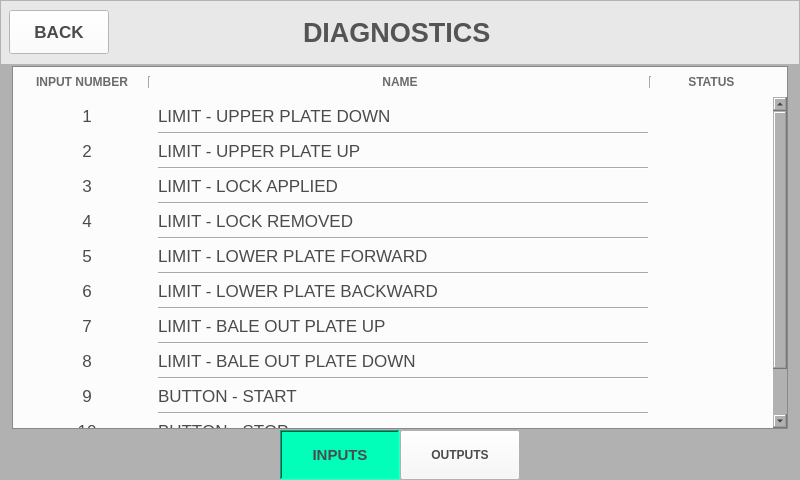
<?xml version="1.0" encoding="UTF-8"?>
<ui version="4.0">
 <class>MainWindow</class>
 <widget class="QMainWindow" name="MainWindow">
  <property name="geometry">
   <rect>
    <x>0</x>
    <y>0</y>
    <width>800</width>
    <height>480</height>
   </rect>
  </property>
  <property name="minimumSize">
   <size>
    <width>800</width>
    <height>480</height>
   </size>
  </property>
  <property name="maximumSize">
   <size>
    <width>800</width>
    <height>480</height>
   </size>
  </property>
  <property name="windowTitle">
   <string>MainWindow</string>
  </property>
  <property name="styleSheet">
   <string notr="true">background-color: rgb(177, 177, 177);</string>
  </property>
  <widget class="QWidget" name="centralwidget">
   <layout class="QVBoxLayout" name="verticalLayout">
    <property name="spacing">
     <number>1</number>
    </property>
    <property name="leftMargin">
     <number>0</number>
    </property>
    <property name="topMargin">
     <number>0</number>
    </property>
    <property name="rightMargin">
     <number>0</number>
    </property>
    <property name="bottomMargin">
     <number>0</number>
    </property>
    <item>
     <widget class="QFrame" name="top_frame">
      <property name="minimumSize">
       <size>
        <width>0</width>
        <height>65</height>
       </size>
      </property>
      <property name="maximumSize">
       <size>
        <width>16777215</width>
        <height>65</height>
       </size>
      </property>
      <property name="styleSheet">
       <string notr="true">background-color: rgb(232, 232, 232);</string>
      </property>
      <property name="frameShape">
       <enum>QFrame::StyledPanel</enum>
      </property>
      <property name="frameShadow">
       <enum>QFrame::Raised</enum>
      </property>
      <layout class="QHBoxLayout" name="horizontalLayout">
       <property name="spacing">
        <number>194</number>
       </property>
       <property name="leftMargin">
        <number>8</number>
       </property>
       <property name="topMargin">
        <number>0</number>
       </property>
       <property name="rightMargin">
        <number>0</number>
       </property>
       <property name="bottomMargin">
        <number>0</number>
       </property>
       <item>
        <widget class="QPushButton" name="btn_back">
         <property name="minimumSize">
          <size>
           <width>100</width>
           <height>44</height>
          </size>
         </property>
         <property name="maximumSize">
          <size>
           <width>100</width>
           <height>44</height>
          </size>
         </property>
         <property name="font">
          <font>
           <pointsize>13</pointsize>
           <weight>75</weight>
           <bold>true</bold>
          </font>
         </property>
         <property name="styleSheet">
          <string notr="true">background-color: rgb(255, 255, 255);
color: rgb(75, 75, 75);</string>
         </property>
         <property name="text">
          <string>BACK</string>
         </property>
         <property name="icon">
          <iconset>
           <normaloff>../Assets/Icons/back.png</normaloff>../Assets/Icons/back.png</iconset>
         </property>
         <property name="iconSize">
          <size>
           <width>30</width>
           <height>20</height>
          </size>
         </property>
        </widget>
       </item>
       <item>
        <widget class="QLabel" name="label">
         <property name="font">
          <font>
           <pointsize>20</pointsize>
           <weight>75</weight>
           <bold>true</bold>
          </font>
         </property>
         <property name="styleSheet">
          <string notr="true">color: rgb(84, 84, 84);</string>
         </property>
         <property name="text">
          <string>DIAGNOSTICS</string>
         </property>
        </widget>
       </item>
      </layout>
     </widget>
    </item>
    <item>
     <widget class="QFrame" name="midOuter_frame">
      <property name="frameShape">
       <enum>QFrame::NoFrame</enum>
      </property>
      <property name="frameShadow">
       <enum>QFrame::Sunken</enum>
      </property>
      <layout class="QVBoxLayout" name="verticalLayout_2">
       <property name="spacing">
        <number>10</number>
       </property>
       <property name="leftMargin">
        <number>12</number>
       </property>
       <property name="topMargin">
        <number>0</number>
       </property>
       <property name="rightMargin">
        <number>12</number>
       </property>
       <property name="bottomMargin">
        <number>0</number>
       </property>
       <item>
        <widget class="QFrame" name="frame_5">
         <property name="minimumSize">
          <size>
           <width>0</width>
           <height>20</height>
          </size>
         </property>
         <property name="frameShape">
          <enum>QFrame::StyledPanel</enum>
         </property>
         <property name="frameShadow">
          <enum>QFrame::Raised</enum>
         </property>
         <layout class="QVBoxLayout" name="verticalLayout_3">
          <property name="spacing">
           <number>0</number>
          </property>
          <property name="leftMargin">
           <number>0</number>
          </property>
          <property name="topMargin">
           <number>0</number>
          </property>
          <property name="rightMargin">
           <number>0</number>
          </property>
          <property name="bottomMargin">
           <number>0</number>
          </property>
          <item>
           <widget class="QFrame" name="frame">
            <property name="minimumSize">
             <size>
              <width>0</width>
              <height>30</height>
             </size>
            </property>
            <property name="font">
             <font>
              <weight>75</weight>
              <bold>true</bold>
             </font>
            </property>
            <property name="styleSheet">
             <string notr="true">background-color: rgb(252, 252, 252);</string>
            </property>
            <property name="frameShape">
             <enum>QFrame::NoFrame</enum>
            </property>
            <property name="frameShadow">
             <enum>QFrame::Raised</enum>
            </property>
            <layout class="QHBoxLayout" name="horizontalLayout_2">
             <item>
              <widget class="QLabel" name="label_2">
               <property name="maximumSize">
                <size>
                 <width>120</width>
                 <height>16777215</height>
                </size>
               </property>
               <property name="font">
                <font>
                 <weight>75</weight>
                 <bold>true</bold>
                </font>
               </property>
               <property name="styleSheet">
                <string notr="true">color: rgb(107, 107, 107);</string>
               </property>
               <property name="text">
                <string>INPUT NUMBER</string>
               </property>
               <property name="alignment">
                <set>Qt::AlignCenter</set>
               </property>
              </widget>
             </item>
             <item>
              <widget class="Line" name="line">
               <property name="orientation">
                <enum>Qt::Vertical</enum>
               </property>
              </widget>
             </item>
             <item>
              <widget class="QLabel" name="label_3">
               <property name="font">
                <font>
                 <weight>75</weight>
                 <bold>true</bold>
                </font>
               </property>
               <property name="styleSheet">
                <string notr="true">color: rgb(107, 107, 107);</string>
               </property>
               <property name="text">
                <string>NAME</string>
               </property>
               <property name="alignment">
                <set>Qt::AlignCenter</set>
               </property>
              </widget>
             </item>
             <item>
              <widget class="Line" name="line_2">
               <property name="orientation">
                <enum>Qt::Vertical</enum>
               </property>
              </widget>
             </item>
             <item>
              <widget class="QLabel" name="label_4">
               <property name="maximumSize">
                <size>
                 <width>120</width>
                 <height>16777215</height>
                </size>
               </property>
               <property name="font">
                <font>
                 <weight>75</weight>
                 <bold>true</bold>
                </font>
               </property>
               <property name="styleSheet">
                <string notr="true">color: rgb(107, 107, 107);</string>
               </property>
               <property name="text">
                <string>STATUS    </string>
               </property>
               <property name="alignment">
                <set>Qt::AlignCenter</set>
               </property>
              </widget>
             </item>
            </layout>
           </widget>
          </item>
          <item>
           <widget class="QScrollArea" name="scrollArea">
            <property name="font">
             <font>
              <pointsize>13</pointsize>
             </font>
            </property>
            <property name="styleSheet">
             <string notr="true">background-color: rgb(252, 252, 252);</string>
            </property>
            <property name="frameShape">
             <enum>QFrame::NoFrame</enum>
            </property>
            <property name="verticalScrollBarPolicy">
             <enum>Qt::ScrollBarAlwaysOn</enum>
            </property>
            <property name="sizeAdjustPolicy">
             <enum>QAbstractScrollArea::AdjustToContents</enum>
            </property>
            <property name="widgetResizable">
             <bool>true</bool>
            </property>
            <widget class="QWidget" name="scrollAreaWidgetContents">
             <property name="geometry">
              <rect>
               <x>0</x>
               <y>0</y>
               <width>760</width>
               <height>443</height>
              </rect>
             </property>
             <layout class="QGridLayout" name="gridLayout">
              <item row="16" column="1">
               <widget class="QLabel" name="label_28">
                <property name="font">
                 <font>
                  <pointsize>13</pointsize>
                 </font>
                </property>
                <property name="styleSheet">
                 <string notr="true">color: rgb(75, 75, 75);</string>
                </property>
                <property name="text">
                 <string>BUTTON - START</string>
                </property>
               </widget>
              </item>
              <item row="14" column="0">
               <widget class="QLabel" name="label_27">
                <property name="font">
                 <font>
                  <pointsize>13</pointsize>
                 </font>
                </property>
                <property name="styleSheet">
                 <string notr="true">color: rgb(75, 75, 75);</string>
                </property>
                <property name="text">
                 <string>8</string>
                </property>
                <property name="alignment">
                 <set>Qt::AlignCenter</set>
                </property>
               </widget>
              </item>
              <item row="20" column="1">
               <widget class="QLabel" name="label_30">
                <property name="font">
                 <font>
                  <pointsize>13</pointsize>
                 </font>
                </property>
                <property name="styleSheet">
                 <string notr="true">color: rgb(75, 75, 75);</string>
                </property>
                <property name="text">
                 <string>BUTTON - BALE OUT PLATE DOWN</string>
                </property>
               </widget>
              </item>
              <item row="0" column="1">
               <widget class="QLabel" name="label_6">
                <property name="font">
                 <font>
                  <pointsize>13</pointsize>
                 </font>
                </property>
                <property name="styleSheet">
                 <string notr="true">color: rgb(75, 75, 75);</string>
                </property>
                <property name="text">
                 <string>LIMIT - UPPER PLATE DOWN</string>
                </property>
                <property name="alignment">
                 <set>Qt::AlignLeading|Qt::AlignLeft|Qt::AlignVCenter</set>
                </property>
               </widget>
              </item>
              <item row="10" column="1">
               <widget class="QLabel" name="label_20">
                <property name="font">
                 <font>
                  <pointsize>13</pointsize>
                 </font>
                </property>
                <property name="styleSheet">
                 <string notr="true">color: rgb(75, 75, 75);</string>
                </property>
                <property name="text">
                 <string>LIMIT - LOWER PLATE BACKWARD</string>
                </property>
               </widget>
              </item>
              <item row="6" column="2">
               <widget class="QLabel" name="inputIcon_4">
                <property name="text">
                 <string/>
                </property>
                <property name="pixmap">
                 <pixmap>../Assets/Icons/NoSignal.png</pixmap>
                </property>
                <property name="alignment">
                 <set>Qt::AlignCenter</set>
                </property>
               </widget>
              </item>
              <item row="5" column="1">
               <widget class="Line" name="line_5">
                <property name="orientation">
                 <enum>Qt::Horizontal</enum>
                </property>
               </widget>
              </item>
              <item row="4" column="1">
               <widget class="QLabel" name="label_11">
                <property name="font">
                 <font>
                  <pointsize>13</pointsize>
                 </font>
                </property>
                <property name="styleSheet">
                 <string notr="true">color: rgb(75, 75, 75);</string>
                </property>
                <property name="text">
                 <string>LIMIT - LOCK APPLIED</string>
                </property>
               </widget>
              </item>
              <item row="9" column="1">
               <widget class="Line" name="line_8">
                <property name="orientation">
                 <enum>Qt::Horizontal</enum>
                </property>
               </widget>
              </item>
              <item row="2" column="1">
               <widget class="QLabel" name="label_8">
                <property name="font">
                 <font>
                  <pointsize>13</pointsize>
                 </font>
                </property>
                <property name="styleSheet">
                 <string notr="true">color: rgb(75, 75, 75);</string>
                </property>
                <property name="text">
                 <string>LIMIT - UPPER PLATE UP</string>
                </property>
               </widget>
              </item>
              <item row="12" column="0">
               <widget class="QLabel" name="label_24">
                <property name="font">
                 <font>
                  <pointsize>13</pointsize>
                 </font>
                </property>
                <property name="styleSheet">
                 <string notr="true">color: rgb(75, 75, 75);</string>
                </property>
                <property name="text">
                 <string>7</string>
                </property>
                <property name="alignment">
                 <set>Qt::AlignCenter</set>
                </property>
               </widget>
              </item>
              <item row="12" column="2">
               <widget class="QLabel" name="inputIcon_7">
                <property name="text">
                 <string/>
                </property>
                <property name="pixmap">
                 <pixmap>../Assets/Icons/InputBtnPressed.png</pixmap>
                </property>
                <property name="alignment">
                 <set>Qt::AlignCenter</set>
                </property>
               </widget>
              </item>
              <item row="0" column="0">
               <widget class="QLabel" name="label_5">
                <property name="maximumSize">
                 <size>
                  <width>130</width>
                  <height>16777215</height>
                 </size>
                </property>
                <property name="font">
                 <font>
                  <pointsize>13</pointsize>
                 </font>
                </property>
                <property name="styleSheet">
                 <string notr="true">color: rgb(75, 75, 75);</string>
                </property>
                <property name="text">
                 <string>1</string>
                </property>
                <property name="alignment">
                 <set>Qt::AlignCenter</set>
                </property>
               </widget>
              </item>
              <item row="1" column="1">
               <widget class="Line" name="line_3">
                <property name="orientation">
                 <enum>Qt::Horizontal</enum>
                </property>
               </widget>
              </item>
              <item row="8" column="0">
               <widget class="QLabel" name="label_18">
                <property name="font">
                 <font>
                  <pointsize>13</pointsize>
                 </font>
                </property>
                <property name="styleSheet">
                 <string notr="true">color: rgb(75, 75, 75);</string>
                </property>
                <property name="text">
                 <string>5</string>
                </property>
                <property name="alignment">
                 <set>Qt::AlignCenter</set>
                </property>
               </widget>
              </item>
              <item row="2" column="2">
               <widget class="QLabel" name="inputIcon_2">
                <property name="minimumSize">
                 <size>
                  <width>110</width>
                  <height>0</height>
                 </size>
                </property>
                <property name="maximumSize">
                 <size>
                  <width>110</width>
                  <height>16777215</height>
                 </size>
                </property>
                <property name="text">
                 <string/>
                </property>
                <property name="pixmap">
                 <pixmap>../Assets/Icons/InputBtnPressed.png</pixmap>
                </property>
                <property name="alignment">
                 <set>Qt::AlignCenter</set>
                </property>
               </widget>
              </item>
              <item row="10" column="2">
               <widget class="QLabel" name="inputIcon_6">
                <property name="text">
                 <string/>
                </property>
                <property name="pixmap">
                 <pixmap>../Assets/Icons/NoSignal.png</pixmap>
                </property>
                <property name="alignment">
                 <set>Qt::AlignCenter</set>
                </property>
               </widget>
              </item>
              <item row="12" column="1">
               <widget class="QLabel" name="label_23">
                <property name="font">
                 <font>
                  <pointsize>13</pointsize>
                 </font>
                </property>
                <property name="styleSheet">
                 <string notr="true">color: rgb(75, 75, 75);</string>
                </property>
                <property name="text">
                 <string>LIMIT - BALE OUT PLATE UP</string>
                </property>
               </widget>
              </item>
              <item row="6" column="0">
               <widget class="QLabel" name="label_15">
                <property name="font">
                 <font>
                  <pointsize>13</pointsize>
                 </font>
                </property>
                <property name="styleSheet">
                 <string notr="true">color: rgb(75, 75, 75);</string>
                </property>
                <property name="text">
                 <string>4</string>
                </property>
                <property name="alignment">
                 <set>Qt::AlignCenter</set>
                </property>
               </widget>
              </item>
              <item row="6" column="1">
               <widget class="QLabel" name="label_14">
                <property name="font">
                 <font>
                  <pointsize>13</pointsize>
                 </font>
                </property>
                <property name="styleSheet">
                 <string notr="true">color: rgb(75, 75, 75);</string>
                </property>
                <property name="text">
                 <string>LIMIT - LOCK REMOVED</string>
                </property>
               </widget>
              </item>
              <item row="4" column="2">
               <widget class="QLabel" name="inputIcon_3">
                <property name="text">
                 <string/>
                </property>
                <property name="pixmap">
                 <pixmap>../Assets/Icons/InputBtnPressed.png</pixmap>
                </property>
                <property name="alignment">
                 <set>Qt::AlignCenter</set>
                </property>
               </widget>
              </item>
              <item row="13" column="1">
               <widget class="Line" name="line_10">
                <property name="orientation">
                 <enum>Qt::Horizontal</enum>
                </property>
               </widget>
              </item>
              <item row="19" column="1">
               <widget class="Line" name="line_12">
                <property name="orientation">
                 <enum>Qt::Horizontal</enum>
                </property>
               </widget>
              </item>
              <item row="7" column="1">
               <widget class="Line" name="line_6">
                <property name="orientation">
                 <enum>Qt::Horizontal</enum>
                </property>
               </widget>
              </item>
              <item row="10" column="0">
               <widget class="QLabel" name="label_21">
                <property name="font">
                 <font>
                  <pointsize>13</pointsize>
                 </font>
                </property>
                <property name="styleSheet">
                 <string notr="true">color: rgb(75, 75, 75);</string>
                </property>
                <property name="text">
                 <string>6</string>
                </property>
                <property name="alignment">
                 <set>Qt::AlignCenter</set>
                </property>
               </widget>
              </item>
              <item row="4" column="0">
               <widget class="QLabel" name="label_12">
                <property name="font">
                 <font>
                  <pointsize>13</pointsize>
                 </font>
                </property>
                <property name="styleSheet">
                 <string notr="true">color: rgb(75, 75, 75);</string>
                </property>
                <property name="text">
                 <string>3</string>
                </property>
                <property name="alignment">
                 <set>Qt::AlignCenter</set>
                </property>
               </widget>
              </item>
              <item row="8" column="2">
               <widget class="QLabel" name="inputIcon_5">
                <property name="text">
                 <string/>
                </property>
                <property name="pixmap">
                 <pixmap>../Assets/Icons/InputBtnPressed.png</pixmap>
                </property>
                <property name="alignment">
                 <set>Qt::AlignCenter</set>
                </property>
               </widget>
              </item>
              <item row="3" column="1">
               <widget class="Line" name="line_4">
                <property name="orientation">
                 <enum>Qt::Horizontal</enum>
                </property>
               </widget>
              </item>
              <item row="14" column="1">
               <widget class="QLabel" name="label_26">
                <property name="font">
                 <font>
                  <pointsize>13</pointsize>
                 </font>
                </property>
                <property name="styleSheet">
                 <string notr="true">color: rgb(75, 75, 75);</string>
                </property>
                <property name="text">
                 <string>LIMIT - BALE OUT PLATE DOWN</string>
                </property>
               </widget>
              </item>
              <item row="16" column="0">
               <widget class="QLabel" name="label_31">
                <property name="font">
                 <font>
                  <pointsize>13</pointsize>
                 </font>
                </property>
                <property name="styleSheet">
                 <string notr="true">color: rgb(75, 75, 75);</string>
                </property>
                <property name="text">
                 <string>9</string>
                </property>
                <property name="alignment">
                 <set>Qt::AlignCenter</set>
                </property>
               </widget>
              </item>
              <item row="17" column="1">
               <widget class="Line" name="line_11">
                <property name="orientation">
                 <enum>Qt::Horizontal</enum>
                </property>
               </widget>
              </item>
              <item row="2" column="0">
               <widget class="QLabel" name="label_9">
                <property name="font">
                 <font>
                  <pointsize>13</pointsize>
                 </font>
                </property>
                <property name="styleSheet">
                 <string notr="true">color: rgb(75, 75, 75);</string>
                </property>
                <property name="text">
                 <string>2</string>
                </property>
                <property name="alignment">
                 <set>Qt::AlignCenter</set>
                </property>
               </widget>
              </item>
              <item row="11" column="1">
               <widget class="Line" name="line_9">
                <property name="orientation">
                 <enum>Qt::Horizontal</enum>
                </property>
               </widget>
              </item>
              <item row="8" column="1">
               <widget class="QLabel" name="label_17">
                <property name="font">
                 <font>
                  <pointsize>13</pointsize>
                 </font>
                </property>
                <property name="styleSheet">
                 <string notr="true">color: rgb(75, 75, 75);</string>
                </property>
                <property name="text">
                 <string>LIMIT - LOWER PLATE FORWARD</string>
                </property>
               </widget>
              </item>
              <item row="18" column="0">
               <widget class="QLabel" name="label_32">
                <property name="font">
                 <font>
                  <pointsize>13</pointsize>
                 </font>
                </property>
                <property name="styleSheet">
                 <string notr="true">color: rgb(75, 75, 75);</string>
                </property>
                <property name="text">
                 <string>10</string>
                </property>
                <property name="alignment">
                 <set>Qt::AlignCenter</set>
                </property>
               </widget>
              </item>
              <item row="15" column="1">
               <widget class="Line" name="line_7">
                <property name="orientation">
                 <enum>Qt::Horizontal</enum>
                </property>
               </widget>
              </item>
              <item row="18" column="1">
               <widget class="QLabel" name="label_29">
                <property name="font">
                 <font>
                  <pointsize>13</pointsize>
                 </font>
                </property>
                <property name="styleSheet">
                 <string notr="true">color: rgb(75, 75, 75);</string>
                </property>
                <property name="text">
                 <string>BUTTON - STOP</string>
                </property>
               </widget>
              </item>
              <item row="20" column="0">
               <widget class="QLabel" name="label_33">
                <property name="font">
                 <font>
                  <pointsize>13</pointsize>
                 </font>
                </property>
                <property name="styleSheet">
                 <string notr="true">color: rgb(75, 75, 75);</string>
                </property>
                <property name="text">
                 <string>11</string>
                </property>
                <property name="alignment">
                 <set>Qt::AlignCenter</set>
                </property>
               </widget>
              </item>
              <item row="0" column="2">
               <widget class="QLabel" name="inputIcon_1">
                <property name="text">
                 <string/>
                </property>
                <property name="pixmap">
                 <pixmap>../Assets/Icons/NoSignal.png</pixmap>
                </property>
                <property name="alignment">
                 <set>Qt::AlignCenter</set>
                </property>
               </widget>
              </item>
              <item row="14" column="2">
               <widget class="QLabel" name="inputIcon_8">
                <property name="text">
                 <string/>
                </property>
                <property name="pixmap">
                 <pixmap>../Assets/Icons/InputBtnPressed.png</pixmap>
                </property>
                <property name="alignment">
                 <set>Qt::AlignCenter</set>
                </property>
               </widget>
              </item>
              <item row="16" column="2">
               <widget class="QLabel" name="inputIcon_9">
                <property name="text">
                 <string/>
                </property>
                <property name="pixmap">
                 <pixmap>../Assets/Icons/NoSignal.png</pixmap>
                </property>
                <property name="alignment">
                 <set>Qt::AlignCenter</set>
                </property>
               </widget>
              </item>
              <item row="18" column="2">
               <widget class="QLabel" name="inputIcon_10">
                <property name="text">
                 <string/>
                </property>
                <property name="pixmap">
                 <pixmap>../Assets/Icons/NoSignal.png</pixmap>
                </property>
                <property name="alignment">
                 <set>Qt::AlignCenter</set>
                </property>
               </widget>
              </item>
              <item row="20" column="2">
               <widget class="QLabel" name="inputIcon_11">
                <property name="text">
                 <string/>
                </property>
                <property name="pixmap">
                 <pixmap>../Assets/Icons/InputBtnPressed.png</pixmap>
                </property>
                <property name="alignment">
                 <set>Qt::AlignCenter</set>
                </property>
               </widget>
              </item>
             </layout>
            </widget>
           </widget>
          </item>
         </layout>
        </widget>
       </item>
      </layout>
     </widget>
    </item>
    <item>
     <widget class="QFrame" name="frame_2">
      <property name="minimumSize">
       <size>
        <width>0</width>
        <height>50</height>
       </size>
      </property>
      <property name="maximumSize">
       <size>
        <width>16777215</width>
        <height>60</height>
       </size>
      </property>
      <property name="frameShape">
       <enum>QFrame::NoFrame</enum>
      </property>
      <property name="frameShadow">
       <enum>QFrame::Raised</enum>
      </property>
      <layout class="QHBoxLayout" name="horizontalLayout_3">
       <property name="spacing">
        <number>0</number>
       </property>
       <property name="leftMargin">
        <number>0</number>
       </property>
       <property name="topMargin">
        <number>0</number>
       </property>
       <property name="rightMargin">
        <number>0</number>
       </property>
       <property name="bottomMargin">
        <number>0</number>
       </property>
       <item>
        <widget class="QFrame" name="frame_4">
         <property name="layoutDirection">
          <enum>Qt::RightToLeft</enum>
         </property>
         <property name="frameShape">
          <enum>QFrame::NoFrame</enum>
         </property>
         <property name="frameShadow">
          <enum>QFrame::Raised</enum>
         </property>
         <layout class="QGridLayout" name="gridLayout_2">
          <property name="leftMargin">
           <number>0</number>
          </property>
          <property name="topMargin">
           <number>0</number>
          </property>
          <property name="rightMargin">
           <number>0</number>
          </property>
          <property name="bottomMargin">
           <number>0</number>
          </property>
          <property name="spacing">
           <number>0</number>
          </property>
          <item row="0" column="0">
           <widget class="QLabel" name="label_38">
            <property name="minimumSize">
             <size>
              <width>0</width>
              <height>0</height>
             </size>
            </property>
            <property name="maximumSize">
             <size>
              <width>120</width>
              <height>16777215</height>
             </size>
            </property>
            <property name="font">
             <font>
              <pointsize>11</pointsize>
              <weight>75</weight>
              <bold>true</bold>
             </font>
            </property>
            <property name="styleSheet">
             <string notr="true">background-color: rgb(1, 255, 186);
color: rgb(75, 75, 75);</string>
            </property>
            <property name="frameShape">
             <enum>QFrame::WinPanel</enum>
            </property>
            <property name="frameShadow">
             <enum>QFrame::Sunken</enum>
            </property>
            <property name="text">
             <string>INPUTS</string>
            </property>
            <property name="alignment">
             <set>Qt::AlignCenter</set>
            </property>
           </widget>
          </item>
          <item row="0" column="1">
           <widget class="QLabel" name="label_39">
            <property name="text">
             <string/>
            </property>
           </widget>
          </item>
         </layout>
        </widget>
       </item>
       <item>
        <widget class="QFrame" name="frame_3">
         <property name="frameShape">
          <enum>QFrame::NoFrame</enum>
         </property>
         <property name="frameShadow">
          <enum>QFrame::Raised</enum>
         </property>
         <layout class="QGridLayout" name="gridLayout_3">
          <property name="leftMargin">
           <number>0</number>
          </property>
          <property name="topMargin">
           <number>0</number>
          </property>
          <property name="rightMargin">
           <number>0</number>
          </property>
          <property name="bottomMargin">
           <number>0</number>
          </property>
          <property name="spacing">
           <number>0</number>
          </property>
          <item row="0" column="0">
           <widget class="QPushButton" name="pushButton_2">
            <property name="sizePolicy">
             <sizepolicy hsizetype="Fixed" vsizetype="Preferred">
              <horstretch>0</horstretch>
              <verstretch>0</verstretch>
             </sizepolicy>
            </property>
            <property name="maximumSize">
             <size>
              <width>120</width>
              <height>16777215</height>
             </size>
            </property>
            <property name="font">
             <font>
              <weight>75</weight>
              <bold>true</bold>
             </font>
            </property>
            <property name="styleSheet">
             <string notr="true">QPushButton{
	color: rgb(75, 75, 75);
	background-color: rgb(248, 248, 248);
}</string>
            </property>
            <property name="text">
             <string>OUTPUTS</string>
            </property>
           </widget>
          </item>
          <item row="0" column="1">
           <widget class="QLabel" name="label_40">
            <property name="text">
             <string/>
            </property>
           </widget>
          </item>
         </layout>
        </widget>
       </item>
      </layout>
     </widget>
    </item>
   </layout>
  </widget>
 </widget>
 <resources/>
 <connections/>
</ui>
